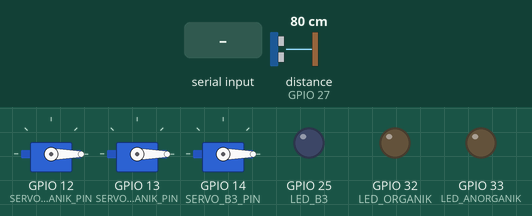
Recording of a sketch running on a simulated ESP32. Shown: 3 × servo, output pins drawn as LEDs (lit = HIGH). Wiring (inferred from the names in the program): ultrasonic range finder: trigger GPIO 26; echo GPIO 27. The inputs (shaded band) are chosen by the test bench; at power-on: distance to the obstacle (sensor on GPIO 27) 80 cm. The echo pulse lasts 58.3 µs per cm; pins used as bus, display or sensor lines are not drawn; what the sketch prints to the serial monitor is not drawn.

Above: at 2.4 s.
2.5 s: "CLASS:0\n" received over Serial
At 4.0 s:
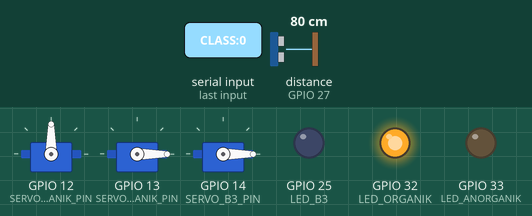
5.5 s: "CLASS:1\n" received over Serial
At 6.2 s:
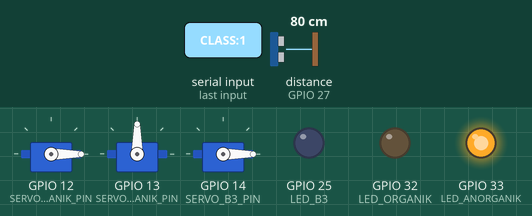
8.5 s: "CLASS:2\n" received over Serial
At 9.5 s:
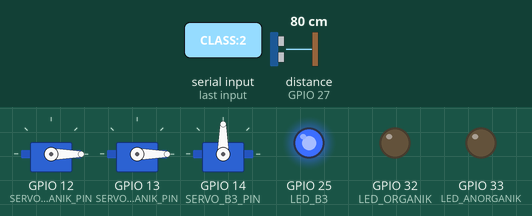
Timing chart, 0 to 12.0 s (numbered marks = the images above; inputs shaded):
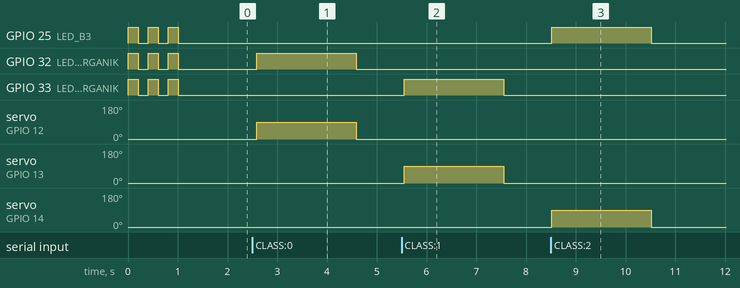

The sketch:

esp32_main.ino
```cpp
/*
 * SISTEM PEMILAH SAMPAH CERDAS - ESP32 MAIN CONTROLLER
 * =====================================================
 *
 * Hardware:
 * - ESP32 DevKit V1
 * - 3x Servo SG90 (Organik, Anorganik, B3)
 * - Sensor Ultrasonik HC-SR04
 * - 3x LED Indicator
 *
 * Fungsi:
 * - Deteksi objek dengan sensor ultrasonik
 * - Kontrol servo untuk pemilahan sampah
 * - Terima perintah klasifikasi dari laptop via Serial
 * - Kirim data ke Blynk
 * - Indikator LED untuk setiap kategori
 */

#include <ESP32Servo.h>

// ========== PIN CONFIGURATION ==========
// Servo Motors
#define SERVO_ORGANIK_PIN    12
#define SERVO_ANORGANIK_PIN  13
#define SERVO_B3_PIN         14

// Ultrasonic Sensor
#define TRIG_PIN  26
#define ECHO_PIN  27

// LED Indicators
#define LED_ORGANIK    32
#define LED_ANORGANIK  33
#define LED_B3         25

// ========== SERVO OBJECTS ==========
Servo servoOrganik;
Servo servoAnorganik;
Servo servoB3;

// ========== CONSTANTS ==========
const int SERVO_OPEN = 90;    // Posisi servo saat membuka
const int SERVO_CLOSE = 0;    // Posisi servo saat menutup
const int SERVO_DELAY = 2000; // Delay (ms) sebelum menutup kembali
const int DISTANCE_THRESHOLD = 15; // Jarak deteksi (cm)

// ========== VARIABLES ==========
int countOrganik = 0;
int countAnorganik = 0;
int countB3 = 0;

// ========== SETUP ==========
void setup() {
  // Serial untuk komunikasi dengan laptop
  Serial.begin(115200);
  Serial.println("========================================");
  Serial.println("SISTEM PEMILAH SAMPAH CERDAS");
  Serial.println("ESP32 Main Controller");
  Serial.println("========================================");

  // Setup Servo
  servoOrganik.attach(SERVO_ORGANIK_PIN);
  servoAnorganik.attach(SERVO_ANORGANIK_PIN);
  servoB3.attach(SERVO_B3_PIN);

  // Set posisi awal servo (tertutup)
  servoOrganik.write(SERVO_CLOSE);
  servoAnorganik.write(SERVO_CLOSE);
  servoB3.write(SERVO_CLOSE);

  // Setup Ultrasonic
  pinMode(TRIG_PIN, OUTPUT);
  pinMode(ECHO_PIN, INPUT);

  // Setup LED
  pinMode(LED_ORGANIK, OUTPUT);
  pinMode(LED_ANORGANIK, OUTPUT);
  pinMode(LED_B3, OUTPUT);

  // Test LED (blink 3x)
  testLED();

  Serial.println("\n✅ Setup selesai!");
  Serial.println("⏳ Menunggu sampah...\n");
}

// ========== MAIN LOOP ==========
void loop() {
  // Cek jarak dengan sensor ultrasonik
  float distance = getDistance();

  // Jika ada objek terdeteksi
  if (distance > 0 && distance < DISTANCE_THRESHOLD) {
    Serial.println("🗑️ Sampah terdeteksi!");
    Serial.print("   Jarak: ");
    Serial.print(distance);
    Serial.println(" cm");

    // Kirim sinyal ke laptop untuk klasifikasi
    Serial.println("CAM:CAPTURE");

    // Tunggu hasil klasifikasi dari laptop
    waitForClassification();

    delay(1000); // Delay sebelum deteksi berikutnya
  }

  // Cek jika ada perintah dari Serial (laptop)
  if (Serial.available() > 0) {
    String command = Serial.readStringUntil('\n');
    command.trim();
    processCommand(command);
  }

  delay(100);
}

// ========== FUNGSI: GET DISTANCE ==========
float getDistance() {
  // Kirim trigger pulse
  digitalWrite(TRIG_PIN, LOW);
  delayMicroseconds(2);
  digitalWrite(TRIG_PIN, HIGH);
  delayMicroseconds(10);
  digitalWrite(TRIG_PIN, LOW);

  // Baca echo
  long duration = pulseIn(ECHO_PIN, HIGH, 30000); // Timeout 30ms

  // Hitung jarak (cm)
  if (duration == 0) return -1; // Timeout
  float distance = duration * 0.034 / 2;

  return distance;
}

// ========== FUNGSI: WAIT FOR CLASSIFICATION ==========
void waitForClassification() {
  Serial.println("⏳ Menunggu hasil klasifikasi...");

  unsigned long startTime = millis();
  unsigned long timeout = 10000; // Timeout 10 detik

  while (millis() - startTime < timeout) {
    if (Serial.available() > 0) {
      String command = Serial.readStringUntil('\n');
      command.trim();

      if (command.startsWith("CLASS:")) {
        processCommand(command);
        return;
      }
    }
    delay(100);
  }

  Serial.println("⚠️ Timeout: Tidak menerima hasil klasifikasi");
}

// ========== FUNGSI: PROCESS COMMAND ==========
void processCommand(String command) {
  Serial.print("📥 Perintah diterima: ");
  Serial.println(command);

  if (command == "CLASS:0" || command == "0") {
    sortWaste(0); // Organik
  }
  else if (command == "CLASS:1" || command == "1") {
    sortWaste(1); // Anorganik
  }
  else if (command == "CLASS:2" || command == "2") {
    sortWaste(2); // B3
  }
  else if (command == "STATUS") {
    printStatus();
  }
  else if (command == "RESET") {
    resetCounters();
  }
  else {
    Serial.println("❌ Perintah tidak dikenali!");
  }
}

// ========== FUNGSI: SORT WASTE ==========
void sortWaste(int category) {
  String categoryName;
  Servo* servo;
  int led;

  // Tentukan kategori
  switch(category) {
    case 0:
      categoryName = "ORGANIK";
      servo = &servoOrganik;
      led = LED_ORGANIK;
      countOrganik++;
      break;
    case 1:
      categoryName = "ANORGANIK";
      servo = &servoAnorganik;
      led = LED_ANORGANIK;
      countAnorganik++;
      break;
    case 2:
      categoryName = "B3";
      servo = &servoB3;
      led = LED_B3;
      countB3++;
      break;
    default:
      Serial.println("❌ Kategori tidak valid!");
      return;
  }

  // Tampilkan info
  Serial.println("========================================");
  Serial.print("📤 MEMILAH: ");
  Serial.println(categoryName);
  Serial.println("========================================");

  // Nyalakan LED
  digitalWrite(led, HIGH);

  // Buka servo
  servo->write(SERVO_OPEN);
  Serial.println("   ➜ Servo membuka...");

  delay(SERVO_DELAY);

  // Tutup servo
  servo->write(SERVO_CLOSE);
  Serial.println("   ➜ Servo menutup...");

  // Matikan LED
  digitalWrite(led, LOW);

  Serial.println("✅ Pemilahan selesai!\n");

  // Print statistik
  printStatus();
}

// ========== FUNGSI: PRINT STATUS ==========
void printStatus() {
  Serial.println("\n📊 STATISTIK PEMILAHAN:");
  Serial.print("   Organik   : ");
  Serial.println(countOrganik);
  Serial.print("   Anorganik : ");
  Serial.println(countAnorganik);
  Serial.print("   B3        : ");
  Serial.println(countB3);
  Serial.print("   Total     : ");
  Serial.println(countOrganik + countAnorganik + countB3);
  Serial.println();
}

// ========== FUNGSI: RESET COUNTERS ==========
void resetCounters() {
  countOrganik = 0;
  countAnorganik = 0;
  countB3 = 0;
  Serial.println("🔄 Counter di-reset!");
  printStatus();
}

// ========== FUNGSI: TEST LED ==========
void testLED() {
  Serial.println("🔦 Testing LED...");

  for (int i = 0; i < 3; i++) {
    digitalWrite(LED_ORGANIK, HIGH);
    digitalWrite(LED_ANORGANIK, HIGH);
    digitalWrite(LED_B3, HIGH);
    delay(200);

    digitalWrite(LED_ORGANIK, LOW);
    digitalWrite(LED_ANORGANIK, LOW);
    digitalWrite(LED_B3, LOW);
    delay(200);
  }

  Serial.println("✅ LED test selesai!");
}
```

Measured:
- after the input at 2.5 s, GPIO 32 (LED_ORGANIK): LOW → HIGH after 0.09 s, → LOW 2.0 s later; servo on GPIO 12 (SERVO_ORGANIK_PIN): 0° → 90° after 0.09 s, → 0° 2.0 s later
- after the input at 5.5 s, GPIO 33 (LED_ANORGANIK): LOW → HIGH after 0.05 s, → LOW 2.0 s later; servo on GPIO 13 (SERVO_ANORGANIK_PIN): 0° → 90° after 0.05 s, → 0° 2.0 s later
- after the input at 8.5 s, GPIO 25 (LED_B3): LOW → HIGH at once, → LOW 2.0 s later; servo on GPIO 14 (SERVO_B3_PIN): 0° → 90° at once, → 0° 2.0 s later
